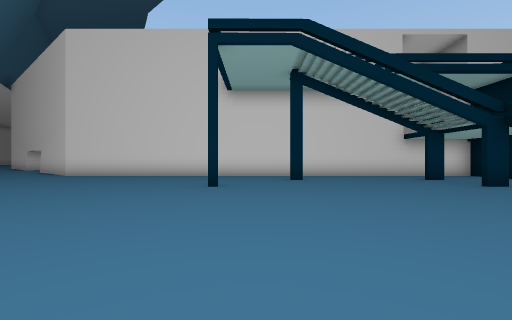
view 1 (above)

18 first-person views from a walk through a Unity game level. The camera is 1.2 m above the floor, looks level and sees 90° across. The floor is counted in squares, 2 m on a side. Each view is taken from the middle of a square. On the plan, view 1 faces up. The plan holds only what a view shows up to about 9 squares ahead; the rest is blank. The place goes on beyond the plan.

view 2
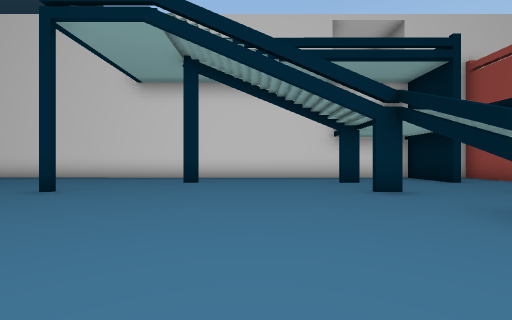

view 3
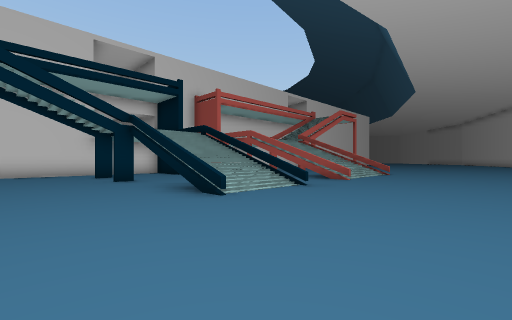

view 4
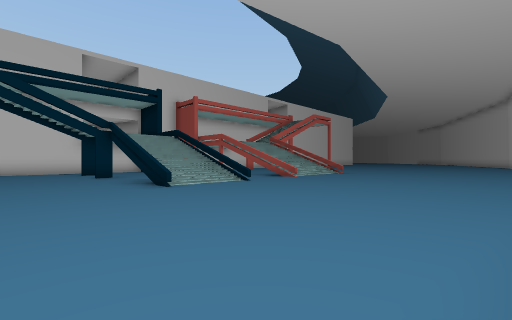

view 5
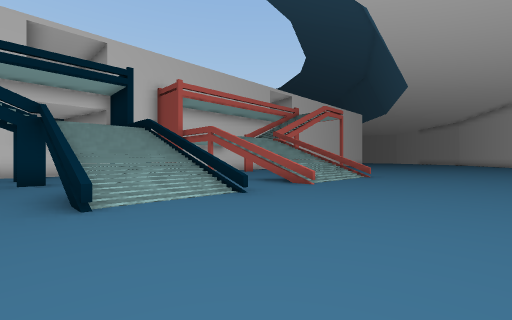

view 6
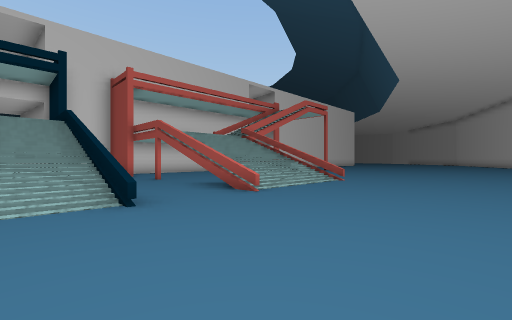

view 7
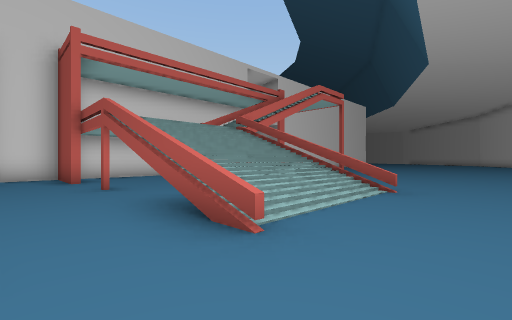

view 8
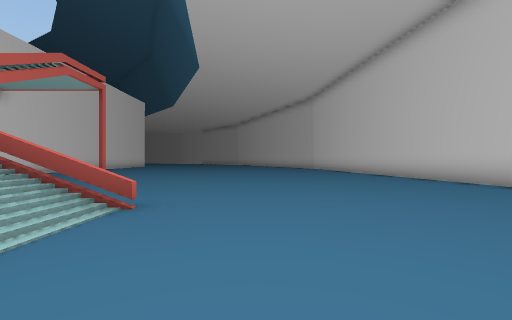

view 9
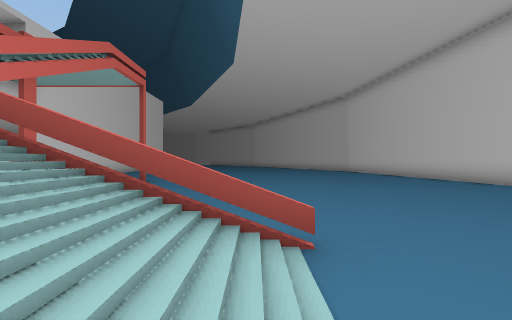

view 10
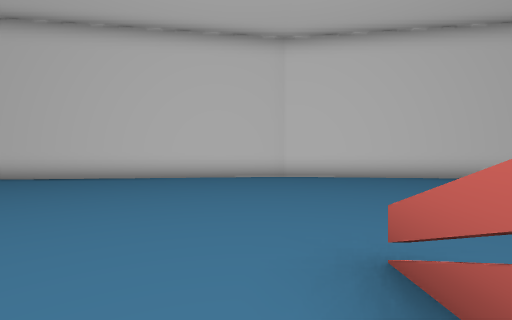

view 11
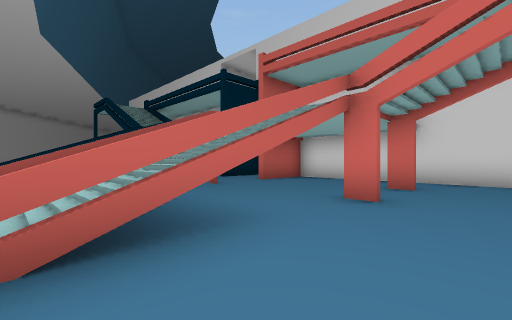

view 12
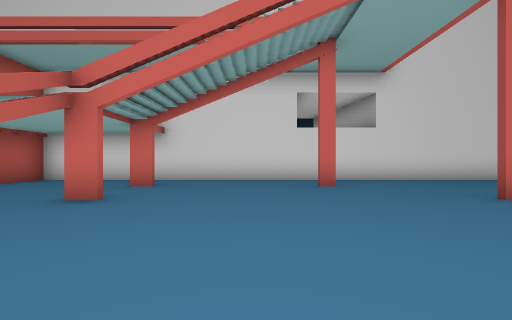

view 13
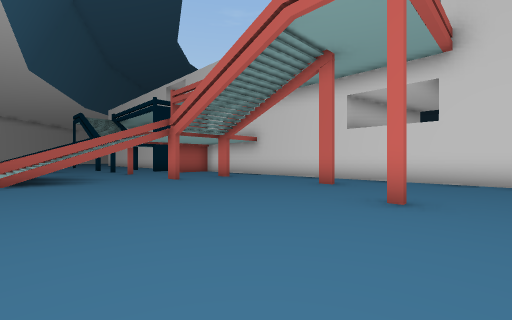

view 14
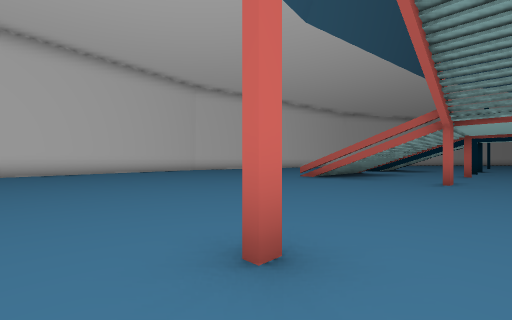

view 15
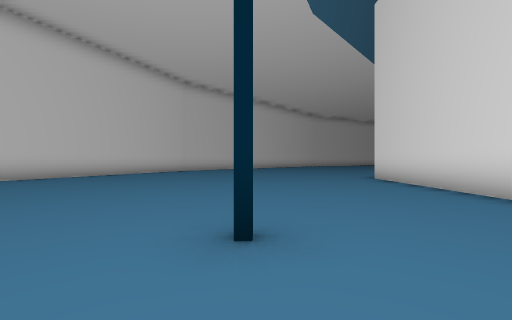

view 16
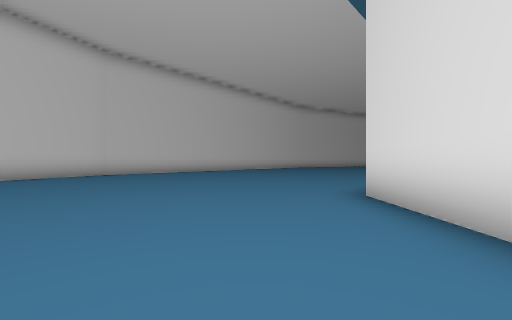

view 17
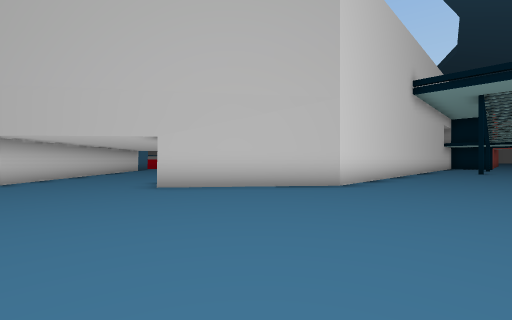

view 18
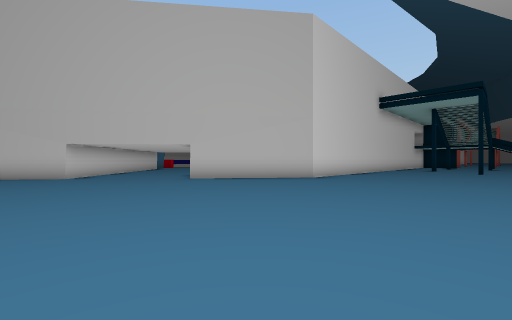

### Floor plan
Key: @ floor where view 1 was taken; # wall or solid block; . floor; / step, stairs or slope.
Columns run from 15 left of view 1 to 22 right of it. Each row starts with its distance up from view 1.
 18    ##
 17   ##.
 16 ###...
 15 ......
 14 ......
 13 .....#
 12 .....###
 11 .......##
 10 ........##############################
  9 .......................#.#............
  8 ................#...#..#.#...#....#...
  7 ......................................
  6 ..............#.....#.. .#...#......#.
  5 ....................... ..............
  4    ..................//#..///#........
  3    ..................//#..///#........
  2    ..................//#..///#........
  1    ##. .....  ... ....................
  0        #...    @  ....................
 -1        ###        ....................
 -2                   ....................
 -3                   ....................
 -4                   ....................
 -5                       ###.........####
 -6                         ###########

Positions as (right, up) in squares from view 1, and headings:
1: (0, 0), facing up
2: (3, 1), facing up
3: (3, -2), facing up-right
4: (3, -4), facing up-right
5: (5, -2), facing up-right
6: (7, -2), facing up-right
7: (9, 0), facing up-right
8: (11, 0), facing right
9: (12, 2), facing right
10: (15, 3), facing down
11: (16, 2), facing up-left
12: (17, 2), facing up
13: (22, 2), facing up-left
14: (22, 7), facing down-left
15: (1, 6), facing left
16: (-3, 8), facing left
17: (-13, 7), facing up-right
18: (-15, 5), facing up-right
